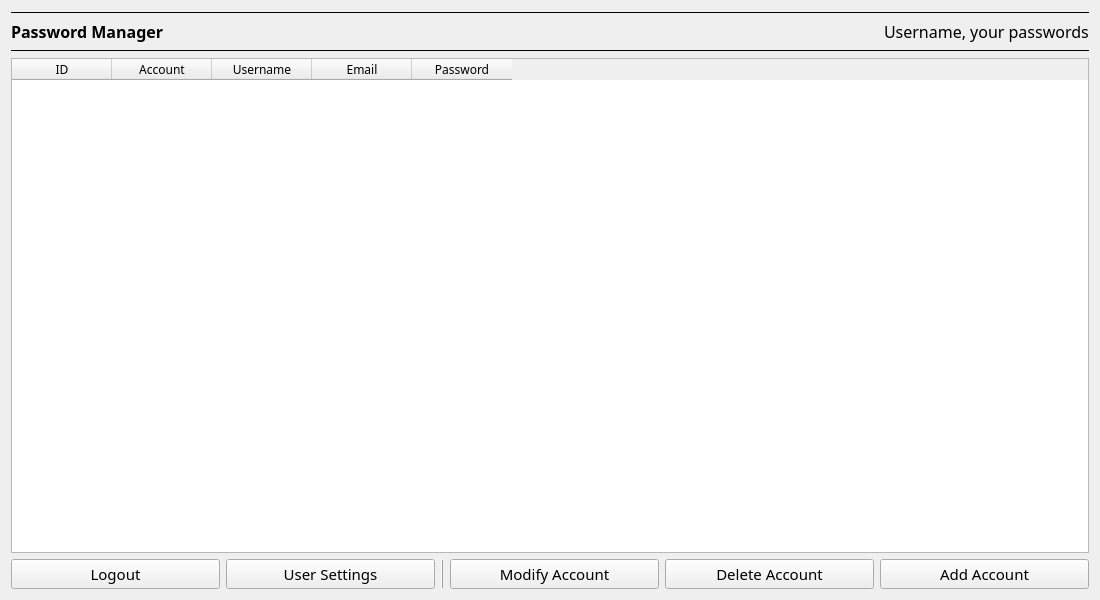
<?xml version="1.0" encoding="UTF-8"?>
<ui version="4.0">
 <class>Form</class>
 <widget class="QWidget" name="Form">
  <property name="geometry">
   <rect>
    <x>0</x>
    <y>0</y>
    <width>1100</width>
    <height>600</height>
   </rect>
  </property>
  <property name="minimumSize">
   <size>
    <width>1000</width>
    <height>500</height>
   </size>
  </property>
  <property name="font">
   <font>
    <family>Source Sans Pro</family>
   </font>
  </property>
  <property name="windowTitle">
   <string>Password Manager</string>
  </property>
  <layout class="QVBoxLayout" name="verticalLayout">
   <item>
    <widget class="Line" name="line_3">
     <property name="frameShadow">
      <enum>QFrame::Plain</enum>
     </property>
     <property name="orientation">
      <enum>Qt::Horizontal</enum>
     </property>
    </widget>
   </item>
   <item>
    <layout class="QHBoxLayout" name="horizontalLayout">
     <item>
      <widget class="QLabel" name="label">
       <property name="font">
        <font>
         <pointsize>12</pointsize>
         <weight>75</weight>
         <bold>true</bold>
        </font>
       </property>
       <property name="text">
        <string>Password Manager</string>
       </property>
      </widget>
     </item>
     <item>
      <spacer name="horizontalSpacer">
       <property name="orientation">
        <enum>Qt::Horizontal</enum>
       </property>
       <property name="sizeHint" stdset="0">
        <size>
         <width>40</width>
         <height>20</height>
        </size>
       </property>
      </spacer>
     </item>
     <item>
      <widget class="QLabel" name="username_label">
       <property name="font">
        <font>
         <pointsize>12</pointsize>
        </font>
       </property>
       <property name="text">
        <string>Username, your passwords</string>
       </property>
      </widget>
     </item>
    </layout>
   </item>
   <item>
    <widget class="Line" name="line">
     <property name="frameShadow">
      <enum>QFrame::Plain</enum>
     </property>
     <property name="orientation">
      <enum>Qt::Horizontal</enum>
     </property>
    </widget>
   </item>
   <item>
    <widget class="QTableWidget" name="table">
     <property name="sizePolicy">
      <sizepolicy hsizetype="Expanding" vsizetype="Expanding">
       <horstretch>0</horstretch>
       <verstretch>0</verstretch>
      </sizepolicy>
     </property>
     <property name="sizeAdjustPolicy">
      <enum>QAbstractScrollArea::AdjustIgnored</enum>
     </property>
     <property name="editTriggers">
      <set>QAbstractItemView::NoEditTriggers</set>
     </property>
     <property name="selectionMode">
      <enum>QAbstractItemView::SingleSelection</enum>
     </property>
     <property name="selectionBehavior">
      <enum>QAbstractItemView::SelectRows</enum>
     </property>
     <property name="showGrid">
      <bool>true</bool>
     </property>
     <property name="gridStyle">
      <enum>Qt::SolidLine</enum>
     </property>
     <attribute name="horizontalHeaderShowSortIndicator" stdset="0">
      <bool>false</bool>
     </attribute>
     <attribute name="verticalHeaderVisible">
      <bool>false</bool>
     </attribute>
     <column>
      <property name="text">
       <string>ID</string>
      </property>
     </column>
     <column>
      <property name="text">
       <string>Account</string>
      </property>
     </column>
     <column>
      <property name="text">
       <string>Username</string>
      </property>
     </column>
     <column>
      <property name="text">
       <string>Email</string>
      </property>
     </column>
     <column>
      <property name="text">
       <string>Password</string>
      </property>
     </column>
    </widget>
   </item>
   <item>
    <layout class="QHBoxLayout" name="horizontalLayout_2">
     <item>
      <widget class="QPushButton" name="logout_button">
       <property name="font">
        <font>
         <pointsize>11</pointsize>
        </font>
       </property>
       <property name="text">
        <string>Logout</string>
       </property>
      </widget>
     </item>
     <item>
      <widget class="QPushButton" name="user_settings_button">
       <property name="font">
        <font>
         <pointsize>11</pointsize>
        </font>
       </property>
       <property name="text">
        <string>User Settings</string>
       </property>
      </widget>
     </item>
     <item>
      <widget class="Line" name="line_2">
       <property name="frameShadow">
        <enum>QFrame::Raised</enum>
       </property>
       <property name="orientation">
        <enum>Qt::Vertical</enum>
       </property>
      </widget>
     </item>
     <item>
      <widget class="QPushButton" name="modify_button">
       <property name="font">
        <font>
         <pointsize>11</pointsize>
        </font>
       </property>
       <property name="text">
        <string>Modify Account</string>
       </property>
      </widget>
     </item>
     <item>
      <widget class="QPushButton" name="delete_button">
       <property name="font">
        <font>
         <pointsize>11</pointsize>
        </font>
       </property>
       <property name="statusTip">
        <string/>
       </property>
       <property name="text">
        <string>Delete Account</string>
       </property>
      </widget>
     </item>
     <item>
      <widget class="QPushButton" name="add_button">
       <property name="font">
        <font>
         <pointsize>11</pointsize>
        </font>
       </property>
       <property name="text">
        <string>Add Account</string>
       </property>
      </widget>
     </item>
    </layout>
   </item>
  </layout>
 </widget>
 <resources/>
 <connections/>
</ui>
